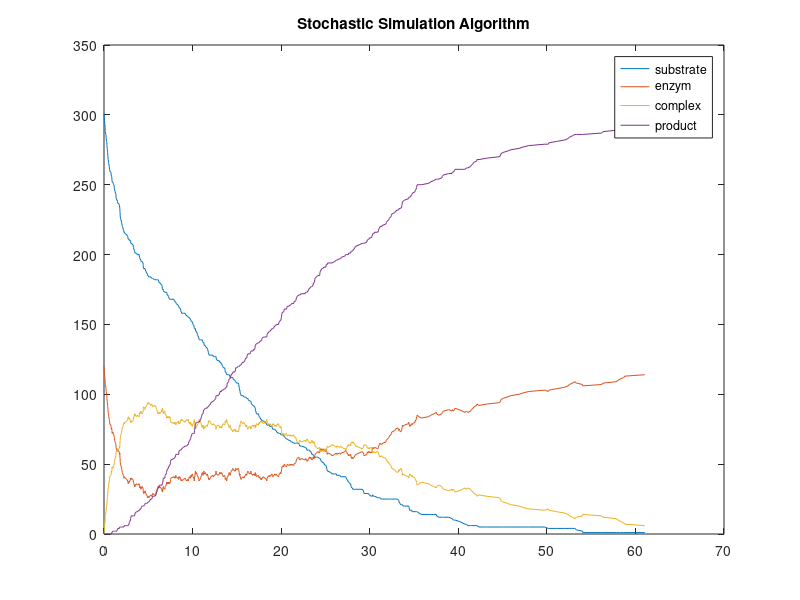

This figure's MATLAB source:
%SSA_MM.M 
% 
% Simple implementation of the Stochastic Simulation Algorithm 
% (or Gillespie’s algorithm) on the Michaelis-Menten system. 
% 
% Parameters from Chapter 7 of 
% Stochastic Modelling for Systems Biology, 
% by Darren J. Wilkinson, Chapman & Hall/CRC, 2006. 
% 
% Downloadable from 

% http://www.maths.strath.ac.uk/˜aas96106/algfiles.html 
% along with an extended version that produces graphical output. 
rand('state', 100)

%stoichiometric matrix 
V = [-1 1 0; -1 1 1; 1 -1 -1; 0 0 1]; 
%%%%%%%%%% Parameters andInitial Conditions %%%%%%%%%
nA = 6.023e23; % Avagadro’s number 
vol = 1e-15; % volume of system 
X = zeros(4,1); 
X(1) = round(5e-7*nA*vol); % molecules of substrate 
X(2) = round(2e-7*nA*vol); % molecules of enzyme 
c(1) = 1e6/(nA*vol); c(2) = 1e-4; c(3) = 0.1; 

t = 0; 
tfinal = 60;


recordT = t;
recordX = X;
while t < tfinal 
    a(1) = c(1)*X(1)*X(2); 
    a(2) = c(2)*X(3); 
    a(3) = c(3)*X(3); 
    asum = sum(a); 
    j = find(rand<cumsum(a/asum), 1); 
    tau = log(1/rand)/asum; 
    X = X + V(:,j); 
    t = t + tau; 
    i = i + 1;
    recordT = [recordT, t];
    recordX = [recordX, X];
    
    
    % Record or plot system state here if required
end
figure();
plot(recordT, recordX(1, :), 'DisplayName', 'substrate')
hold on
plot(recordT, recordX(2, :), 'DisplayName', 'enzym')
plot(recordT, recordX(3, :), 'DisplayName', 'complex')
plot(recordT, recordX(4, :), 'DisplayName', 'product')
title("Stochastic Simulation Algorithm")
legend();
hold off
